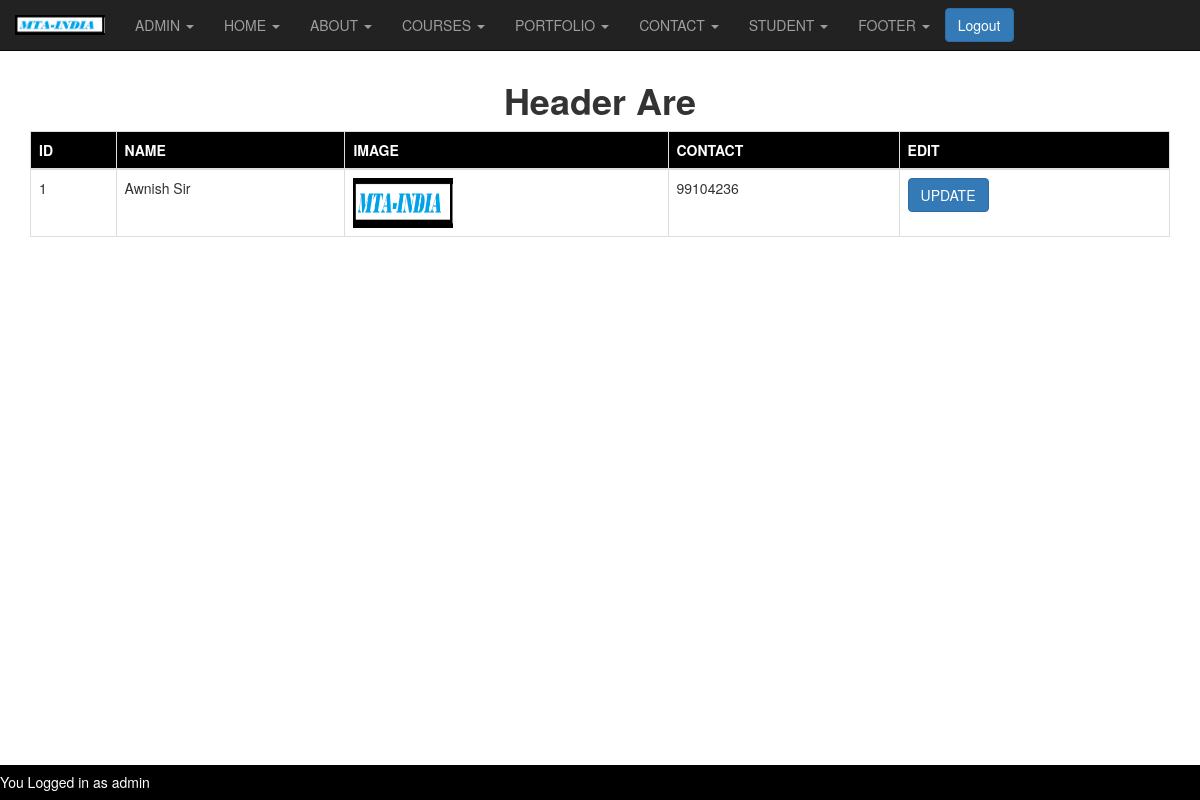
/adminmainheader.php (signed in), run on the app's committed database.
### tables this page shows
CREATE TABLE IF NOT EXISTS `header` (
  `id` int NOT NULL AUTO_INCREMENT,
  `name` varchar(50) NOT NULL,
  `image` varchar(70) NOT NULL,
  `contact` varchar(12) NOT NULL,
  PRIMARY KEY (`id`)
);

### adminmainheader.php (the view, shortened to what this page needs)
<?php
if(isset($_SESSION['username']) && isset($_SESSION['password']))
{
include('config.php');
$execute = "SELECT * FROM `header`";
    $row = @mysqli_query($link,$execute) or die("<br>query could not executed");
?>
<!DOCTYPE html>
<html>
<head>
  <link rel="stylesheet" href="https://maxcdn.bootstrapcdn.com/bootstrap/3.4.1/css/bootstrap.min.css">
</head>
<body>
    <?php include('adminheader.php');  ?>
    <center>
    <br>
    <br>
    <br>
    <h1><b>Header Are</b></h1>
    <div class="container">
    <table class="table table-responsive table-bordered ">
    <thead style="background-color:black;">
        <tr>
            <th>
                <span  style="color:white;">ID</span>
            </th>
            <th>
                <span  style="color:white;"> NAME</span>
            </th>
            <th>
                <span  style="color:white;">IMAGE</span>
            </th>
            <th>
                <span  style="color:white;">CONTACT</span>
            </th>
            <th>
            <span  style="color:white;"> EDIT</span>
            </th>
        </tr>
        </thead>
     <?php
       while( $column = mysqli_fetch_row($row))
    {
    ?>
    <tbody>
        <tr>
            <td>
                <?php echo $column[0];?>
            </td>
            <td>
                <?php echo $column[1];?>
            </td>
            <td>
                <?php  echo "<img src='Photo/$column[2]' width='100px' height='50px' alt ='img not available'>";?>
            </td>
            <td>
                <?php echo $column[3];?>
            </td>
            <td>
            <?php echo "<a href='updatehomeheader.php?ID=$column[0]'><input type='button' class='btn btn-primary' name='btn' value='UPDATE'></a>";?>
            </td>
        </tr>
    <?php
     }
     ?>
     </tbody>
    </table>
    </div>
       </center>
<br>
       <div class="footer">
     <h5 style="float:left;color:white;">You Logged in as <?php echo $_SESSION['username'];?></h5>
</div>
</body>
</html>
<?php
}
else{
	header("location:admin.php?login first");
}
?>

### adminmainheader.php (style rules this page uses)
.footer { position:fixed; left: 0; bottom: 0; width: 100%; background-color: black; color: white; text-align: center; }

### data on the page
header: id "1", name "Awnish Sir", image (picture), contact "99104236"

### other printed values
$_SESSION['username'] "admin"
